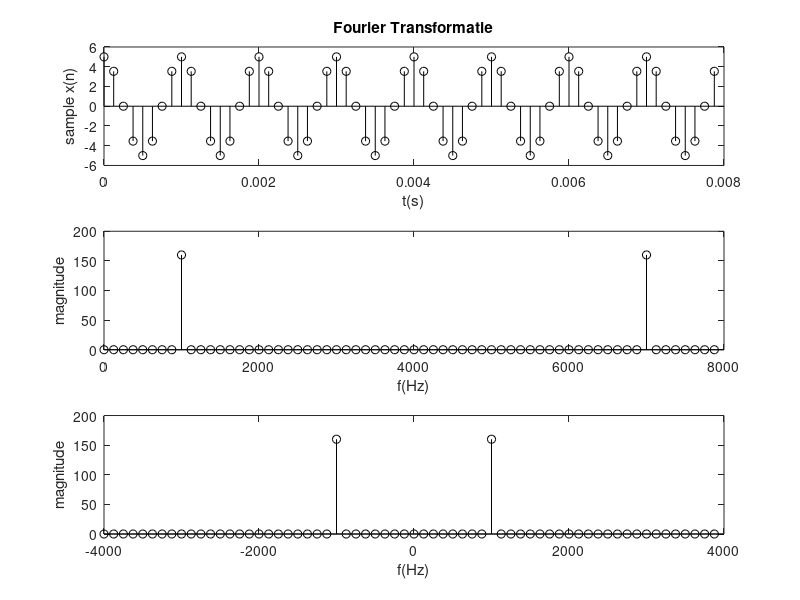

MATLAB code for this plot:
%Sebastian Van der Borght 4meii2 A3
close all;
%variabelen
A = 5;
f = 1000;
n = 64;
fs = 8000;
ts = 1/fs;
t = (0:(n-1))*ts;
df = (0:(n-1))*fs/n;
dfshift = df-fs/2;

%golfvorm in discrete tijdsdomein
xn = A*cos(2*pi*f*t);

%plot van golfvorm in discrete tijdsdomein
subplot(3,1,1)
stem(t, xn, 'k');
title('Fourier Transformatie');
xlabel('t(s)'), ylabel('sample x(n)')

%plot van fft 
subplot(3, 1, 2)
stem(df, abs(fft(xn)), 'k');
xlabel('f(Hz)'), ylabel('magnitude')

%plot van cft
subplot(3, 1, 3)
stem(dfshift, fftshift(abs(fft(xn))), 'k');
xlabel('f(Hz)'), ylabel('magnitude')